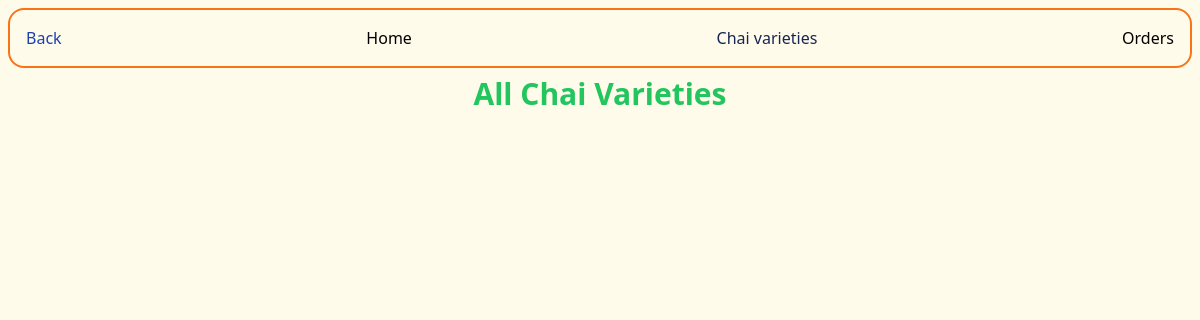
The app's page /app/, older data.
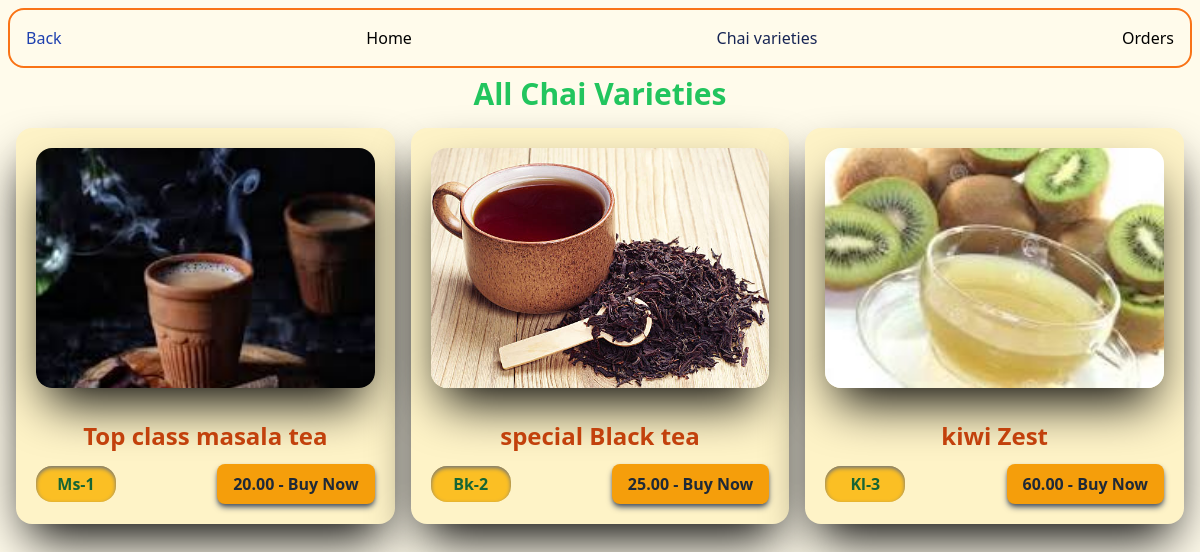
The same page, newer data.
### app/models.py (models this page shows, shortened)
class ChaiVariety(models.Model):
    CHAI_TYPE_CHOICE = [
        ('Bk', 'Black'),
        ('Gr', 'Ginger'),
        ('Kl', 'Kiwi'),
        ('Ms', 'Masala'),
        ('Pl', 'Plain'),
    ]
    name = models.CharField(max_length=255)
    description = models.TextField(default="empty")
    price = models.DecimalField(max_digits=5, decimal_places=2)
    image = models.ImageField(upload_to='chai_varieties/')
    date_added = models.DateTimeField(default=timezone.now)
    type = models.CharField(max_length=2, choices=CHAI_TYPE_CHOICE)

### app/views.py (the view)
# urls.py: path('', views.all_app,name='all_app'),
def all_app(request):
    chais = ChaiVariety.objects.all()
    return render(request, 'app/all_app.html',{'chais': chais})

### app/templates/app/all_app.html (shortened to what this page needs)
{% extends "all_app_chai_varieties.html" %}
{% block content %}
<h1 class="text-3xl text-green-500 flex items-center justify-center font-bold">All Chai Varieties</h1>
<div class="grid grid-cols-3 gap-4 m-4">
    {% for chai in chais %}
    <div class="bg-amber-100 p-5 rounded-2xl shadow-black shadow-2xl ">
        <img class="w-full h-60 object-cover rounded-2xl shadow-black shadow-2xl" src="{{chai.image.url}}" alt=""{{ chai.name }}"">
        <h2 class="text-2xl mt-8 text-orange-700 font-bold text-center transition-transform transform hover:scale-105">{{chai.name}}</h2>
        <div class="flex justify-between items-center w-full mt-3">
            <a href="{% url "chai_detail" chai.id %}">
                <button type="button" class="bg-amber-400 w-20 p-1.5 rounded-2xl text-green-800 shadow-gray-500 shadow-inner font-bold hover:bg-amber-500 focus:outline-none focus:ring-2 focus:ring-offset-2 focus:ring-orange-500">
                    {{chai.type}}-{{chai.id}}
                </button>
            </a>
            <button class="bg-amber-500 text-gray-800 font-bold py-2 px-4 rounded-lg shadow-md transition-transform transform hover:scale-105 hover:bg-amber-600 focus:outline-none focus:ring-2 focus:ring-blue-300 shadow-gray-600">
                {{chai.price}} - Buy Now
            </button>
        </div>
    </div>
    {% endfor %}
</div>
{% endblock %}

### templates/all_app_chai_varieties.html (shortened to what this page needs)
{% load static tailwind_tags %}
{% load static %}
<!DOCTYPE html>
<html lang="en">
<head>
    {% tailwind_css %}
</head>
<body class="bg-amber-50">
    <nav class="border-solid border-2 border-orange-500 rounded-2xl p-4 m-2 flex justify-between">
        <button class="text-blue-800 onclick="goBack()">Back</button>
        <a href="{% url 'home'%}">Home</a>
        <a class="text-blue-950" href="{% url 'all_app' %}">Chai varieties</a>
        <a href="{% url 'app_order' %}">Orders</a>
    </nav>
    {% block content %}{% endblock %}
</body>

Row changes from the older to the newer data that the page shows:
added ChaiVariety: image (picture), name "Top class masala tea", type "Ms", id "1", price "20.00"
added ChaiVariety: image (picture), name "special Black tea", type "Bk", id "2", price "25.00"
added ChaiVariety: image (picture), name "kiwi Zest", type "Kl", id "3", price "60.00"
